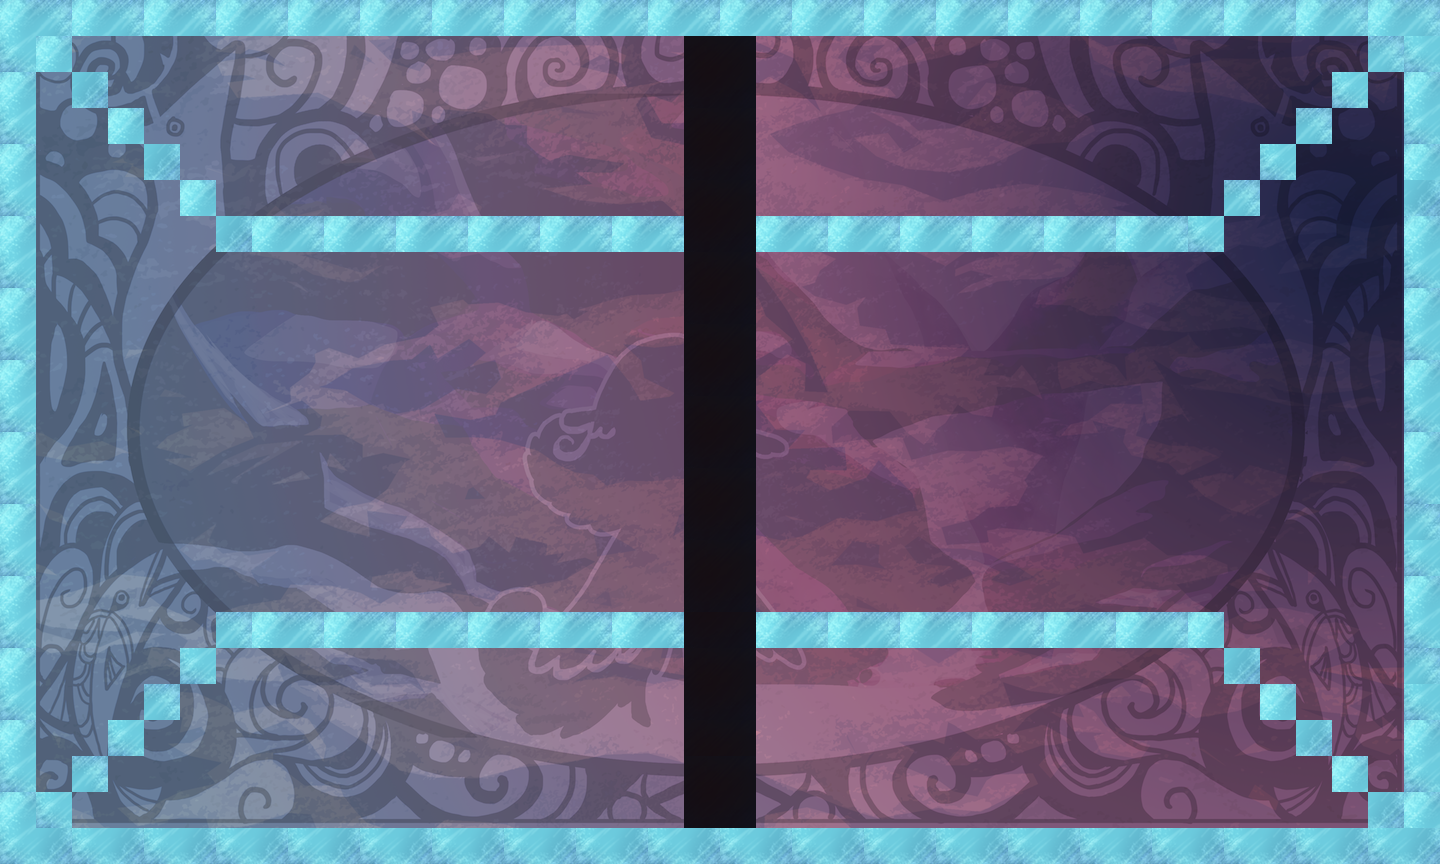

This is a level from a 2D game, rendered from its Tiled map with the project's own tilesets. A one-line summary and the map file follow, with tile-layer data summarised:
An orthogonal 40x24 tile map with 36x36 px tiles, 2 tile layers (bg, tiles), 20 tilesets.

<map version="1.0" orientation="orthogonal" width="40" height="24" tilewidth="36" tileheight="36">
 <properties>
  <property name="itemGoal" value="0" />
  <property name="itemSize" value="0" />
  <property name="playerLocation" value="!json! {&quot;x&quot;: 20, &quot;y&quot;:12 }" />
  <property name="tutorial" value="false" />
 </properties>
 <tileset firstgid="1" name="bg" tilewidth="1440" tileheight="864">
  <tileoffset x="-720" y="432" />
  <image source="../../../art/bg.png" width="1440" height="864" />
 </tileset>
 <tileset firstgid="2" name="redWall" tilewidth="36" tileheight="36">
  <image source="../../../art/redWall.png" width="72" height="72" />
  <tile id="0">
   <properties>
    <property name="bodyType" value="static" />
    <property name="collType" value="solid" />
    <property name="func" value="redWallCollision" />
    <property name="name" value="redWall" />
    <property name="physics:bounce" value="0" />
    <property name="physics:enabled" value="true" />
   </properties>
  </tile>
  <tile id="1">
   <properties>
    <property name="bodyType" value="static" />
    <property name="collType" value="solid" />
    <property name="func" value="redWallCollision" />
    <property name="name" value="redWall" />
    <property name="physics:bounce" value="0" />
    <property name="physics:enabled" value="true" />
   </properties>
  </tile>
  <tile id="2">
   <properties>
    <property name="bodyType" value="static" />
    <property name="collType" value="solid" />
    <property name="func" value="redWallCollision" />
    <property name="name" value="redWall" />
    <property name="physics:bounce" value="0" />
    <property name="physics:enabled" value="true" />
   </properties>
  </tile>
  <tile id="3">
   <properties>
    <property name="bodyType" value="static" />
    <property name="collType" value="solid" />
    <property name="func" value="redWallCollision" />
    <property name="name" value="redWall" />
    <property name="physics:bounce" value="0" />
    <property name="physics:enabled" value="true" />
   </properties>
  </tile>
 </tileset>
 <tileset firstgid="6" name="aura" tilewidth="72" tileheight="72">
  <image source="../../../art/aura.png" width="72" height="72" />
  <tile id="0">
   <properties>
    <property name="bodyType" value="static" />
    <property name="collType" value="passThru" />
    <property name="func" value="blueAuraCollision" />
    <property name="name" value="blueAura" />
    <property name="physics:bounce" value="0" />
    <property name="physics:enabled" value="true" />
   </properties>
  </tile>
 </tileset>
 <tileset firstgid="7" name="rune" tilewidth="72" tileheight="72">
  <image source="../../../art/rune.png" width="72" height="72" />
  <tile id="0">
   <properties>
    <property name="bodyType" value="static" />
    <property name="collType" value="passThru" />
    <property name="func" value="runeCollision" />
    <property name="name" value="rune" />
    <property name="physics:bounce" value="0" />
    <property name="physics:enabled" value="true" />
   </properties>
  </tile>
 </tileset>
 <tileset firstgid="8" name="key" tilewidth="72" tileheight="72">
  <image source="../../../art/antler.png" width="72" height="72" />
  <tile id="0">
   <properties>
    <property name="bodyType" value="static" />
    <property name="collType" value="passThru" />
    <property name="collectible" value="true" />
    <property name="func" value="keyCollision" />
    <property name="name" value="key" />
    <property name="physics:bounce" value="0" />
    <property name="physics:enabled" value="true" />
   </properties>
  </tile>
 </tileset>
 <tileset firstgid="9" name="blueWall" tilewidth="36" tileheight="36">
  <image source="../../../art/blueWall.png" width="72" height="72" />
  <tile id="0">
   <properties>
    <property name="bodyType" value="static" />
    <property name="collType" value="wall" />
    <property name="func" value="blueWallCollision" />
    <property name="name" value="blueWall" />
    <property name="physics:bounce" value="0" />
    <property name="physics:enabled" value="true" />
   </properties>
  </tile>
  <tile id="1">
   <properties>
    <property name="bodyType" value="static" />
    <property name="collType" value="wall" />
    <property name="func" value="blueWallCollision" />
    <property name="name" value="blueWall" />
    <property name="physics:bounce" value="0" />
    <property name="physics:enabled" value="true" />
   </properties>
  </tile>
  <tile id="2">
   <properties>
    <property name="bodyType" value="static" />
    <property name="collType" value="wall" />
    <property name="func" value="blueWallCollision" />
    <property name="name" value="blueWall" />
    <property name="physics:bounce" value="0" />
    <property name="physics:enabled" value="true" />
   </properties>
  </tile>
  <tile id="3">
   <properties>
    <property name="bodyType" value="static" />
    <property name="collType" value="wall" />
    <property name="func" value="blueWallCollision" />
    <property name="name" value="blueWall" />
    <property name="physics:bounce" value="0" />
    <property name="physics:enabled" value="true" />
   </properties>
  </tile>
 </tileset>
 <tileset firstgid="13" name="greenWall" tilewidth="36" tileheight="36">
  <image source="../../../art/greenWall.png" width="72" height="72" />
  <tile id="0">
   <properties>
    <property name="bodyType" value="static" />
    <property name="collType" value="solid" />
    <property name="func" value="greenWallCollision" />
    <property name="name" value="greenWall" />
    <property name="physics:bounce" value="0" />
    <property name="physics:enabled" value="static" />
   </properties>
  </tile>
  <tile id="1">
   <properties>
    <property name="bodyType" value="static" />
    <property name="collType" value="solid" />
    <property name="func" value="greenWallCollision" />
    <property name="name" value="greenWall" />
    <property name="physics:bounce" value="0" />
    <property name="physics:enabled" value="true" />
   </properties>
  </tile>
  <tile id="2">
   <properties>
    <property name="bodyType" value="static" />
    <property name="collType" value="solid" />
    <property name="func" value="greenWallCollision" />
    <property name="name" value="greenWall" />
    <property name="physics:bounce" value="0" />
    <property name="physics:enabled" value="true" />
   </properties>
  </tile>
  <tile id="3">
   <properties>
    <property name="bodyType" value="static" />
    <property name="collType" value="solid" />
    <property name="func" value="greenWallCollision" />
    <property name="name" value="greenWall" />
    <property name="physics:bounce" value="0" />
    <property name="physics:enabled" value="true" />
   </properties>
  </tile>
 </tileset>
 <tileset firstgid="17" name="lockedDoor" tilewidth="72" tileheight="72">
  <image source="../../../art/lockeddoor.png" width="72" height="72" />
  <tile id="0">
   <properties>
    <property name="bodyType" value="static" />
    <property name="collType" value="solid" />
    <property name="func" value="lockedDoorCollision" />
    <property name="name" value="lockedDoor" />
    <property name="physics:bounce" value="0" />
    <property name="physics:enabled" value="true" />
   </properties>
  </tile>
 </tileset>
 <tileset firstgid="18" name="runeblue" tilewidth="72" tileheight="72">
  <image source="../../../art/runeblue.png" width="72" height="72" />
  <tile id="0">
   <properties>
    <property name="bodyType" value="static" />
    <property name="collType" value="passThru" />
    <property name="func" value="runeCollision" />
    <property name="name" value="blueRune" />
    <property name="physics:bounce" value="0" />
    <property name="physics:enabled" value="true" />
   </properties>
  </tile>
 </tileset>
 <tileset firstgid="19" name="runegreen" tilewidth="72" tileheight="72">
  <image source="../../../art/runegreen.png" width="72" height="72" />
  <tile id="0">
   <properties>
    <property name="bodyType" value="static" />
    <property name="collType" value="passThru" />
    <property name="func" value="runeCollision" />
    <property name="name" value="greenRune" />
    <property name="physics:bounce" value="0" />
    <property name="physics:enabled" value="true" />
   </properties>
  </tile>
 </tileset>
 <tileset firstgid="20" name="runepink" tilewidth="72" tileheight="72">
  <image source="../../../art/runepink.png" width="72" height="72" />
  <tile id="0">
   <properties>
    <property name="bodyType" value="static" />
    <property name="collType" value="passThru" />
    <property name="func" value="runeCollision" />
    <property name="name" value="pinkRune" />
    <property name="physics:bounce" value="0" />
    <property name="physics:enabled" value="true" />
   </properties>
  </tile>
 </tileset>
 <tileset firstgid="21" name="runepurple" tilewidth="72" tileheight="72">
  <image source="../../../art/runepurple.png" width="72" height="72" />
  <tile id="0">
   <properties>
    <property name="bodyType" value="static" />
    <property name="collType" value="passThru" />
    <property name="func" value="runeCollision" />
    <property name="name" value="purpleRune" />
    <property name="physics:bounce" value="0" />
    <property name="physics:enabled" value="true" />
   </properties>
  </tile>
 </tileset>
 <tileset firstgid="22" name="runeyellow" tilewidth="72" tileheight="72">
  <image source="../../../art/runeyellow.png" width="72" height="72" />
  <tile id="0">
   <properties>
    <property name="bodyType" value="static" />
    <property name="collType" value="passThru" />
    <property name="func" value="runeCollision" />
    <property name="name" value="yellowRune" />
    <property name="physics:bounce" value="0" />
    <property name="physics:enabled" value="true" />
   </properties>
  </tile>
 </tileset>
 <tileset firstgid="23" name="greenAura1" tilewidth="72" tileheight="72">
  <image source="../../../art/greenaura1.png" width="72" height="72" />
  <tile id="0">
   <properties>
    <property name="bodyType" value="static" />
    <property name="collType" value="passThru" />
    <property name="func" value="greenAuraCollision" />
    <property name="name" value="greenAura" />
    <property name="physics:bounce" value="0" />
    <property name="physics:enabled" value="true" />
   </properties>
  </tile>
 </tileset>
 <tileset firstgid="24" name="greenAura2" tilewidth="72" tileheight="72">
  <image source="../../../art/greenaura2.png" width="72" height="72" />
  <tile id="0">
   <properties>
    <property name="bodyType" value="static" />
    <property name="collType" value="passThru" />
    <property name="func" value="greenAuraCollision" />
    <property name="name" value="greenAura" />
    <property name="physics:bounce" value="0" />
    <property name="physics:enabled" value="true" />
   </properties>
  </tile>
 </tileset>
 <tileset firstgid="25" name="whiteAura" tilewidth="72" tileheight="72">
  <image source="../../../art/whiteaura.png" width="72" height="72" />
  <tile id="0">
   <properties>
    <property name="bodyType" value="static" />
    <property name="collType" value="passThru" />
    <property name="func" value="whiteAuraCollision" />
    <property name="name" value="whiteAura" />
    <property name="physics:bounce" value="0" />
    <property name="physics:enabled" value="true" />
   </properties>
  </tile>
 </tileset>
 <tileset firstgid="26" name="redAura" tilewidth="72" tileheight="72">
  <image source="../../../art/redaura.png" width="72" height="72" />
  <tile id="0">
   <properties>
    <property name="bodyType" value="static" />
    <property name="collType" value="passThru" />
    <property name="func" value="redAuraCollision" />
    <property name="name" value="redAura" />
    <property name="physics:bounce" value="0" />
    <property name="physics:enabled" value="true" />
   </properties>
  </tile>
 </tileset>
 <tileset firstgid="27" name="redAura1" tilewidth="72" tileheight="72">
  <image source="../../../art/redaura1.png" width="72" height="72" />
  <tile id="0">
   <properties>
    <property name="bodyType" value="static" />
    <property name="collType" value="passThru" />
    <property name="func" value="redAuraCollision" />
    <property name="name" value="redAura" />
    <property name="physics:bounce" value="0" />
    <property name="physics:enabled" value="true" />
   </properties>
  </tile>
 </tileset>
 <tileset firstgid="28" name="redAura2" tilewidth="72" tileheight="72">
  <image source="../../../art/redaura2.png" width="72" height="72" />
  <tile id="0">
   <properties>
    <property name="bodyType" value="static" />
    <property name="collType" value="passThru" />
    <property name="func" value="redAuraCollision" />
    <property name="name" value="redAura" />
    <property name="physics:bounce" value="0" />
    <property name="physics:enabled" value="true" />
   </properties>
  </tile>
 </tileset>
 <tileset firstgid="29" name="blackWall" tilewidth="36" tileheight="36">
  <image source="../../../art/blackWall.png" width="72" height="72" />
 </tileset>
 <layer name="bg" width="40" height="24">
  <data>[960 cells, 3 non-empty, 3 distinct tile ids]</data>
 </layer>
 <layer name="tiles" width="40" height="24">
  <data>[960 cells, 240 non-empty, 8 distinct tile ids]</data>
 </layer>
</map>
